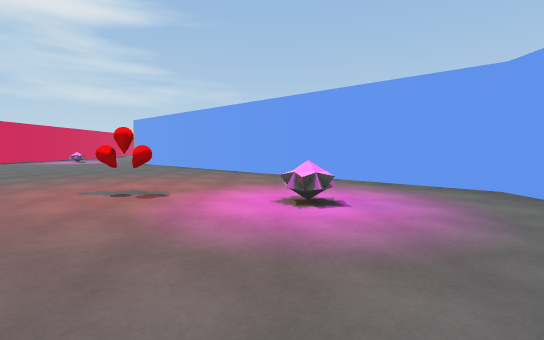
[1] (above)

17 first-person views from a walk through a scene from a Unity 3-D project. The camera is 1.3 m above the floor, tilts 4° down and sees 85° across. The floor is counted in squares, 2 m on a side. Each view is taken from the middle of a square. On the plan, view 1 faces up. The plan holds only what a view shows up to about 9 squares ahead; the rest is blank. The place goes on beyond the plan. The player character is not drawn. Some surface patterns are stand-ins.

[2]
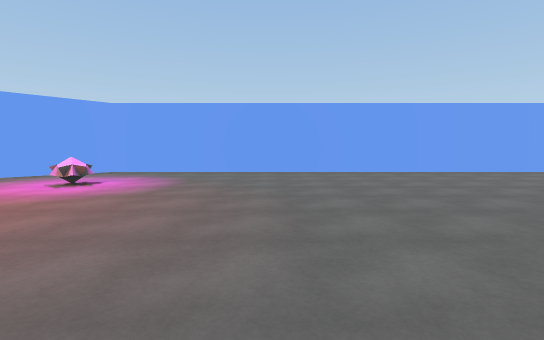

[3]
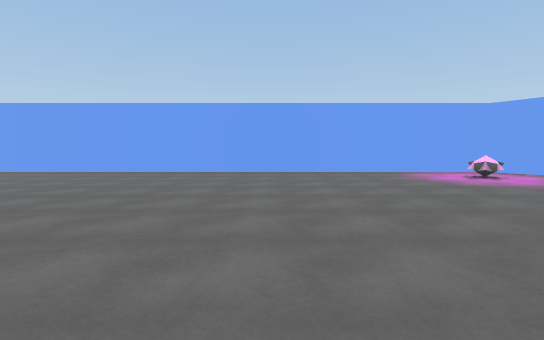

[4]
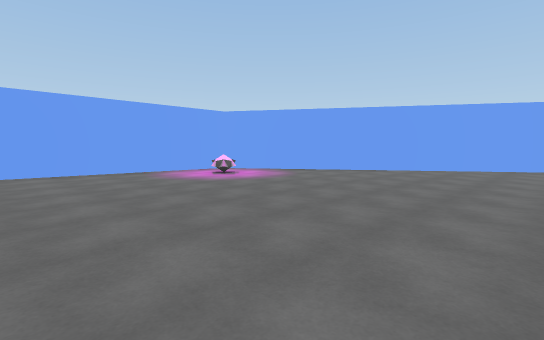

[5]
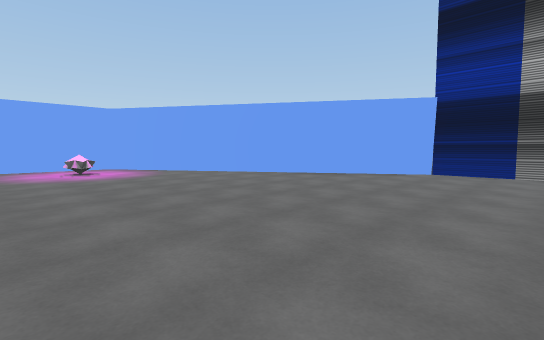

[6]
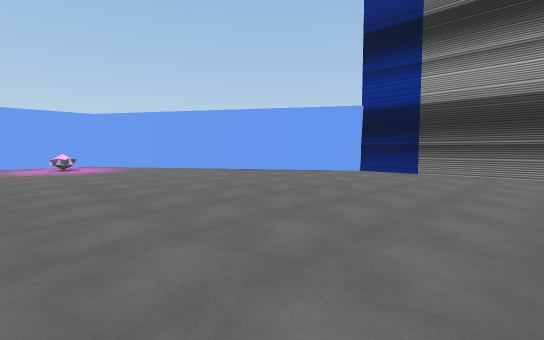

[7]
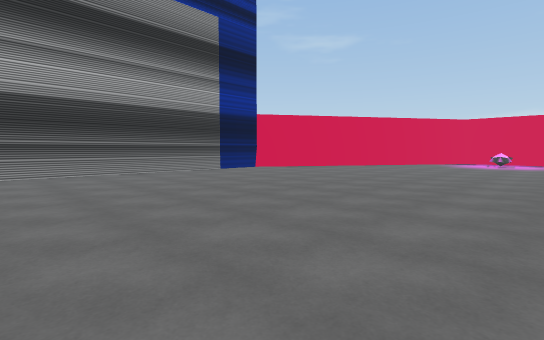

[8]
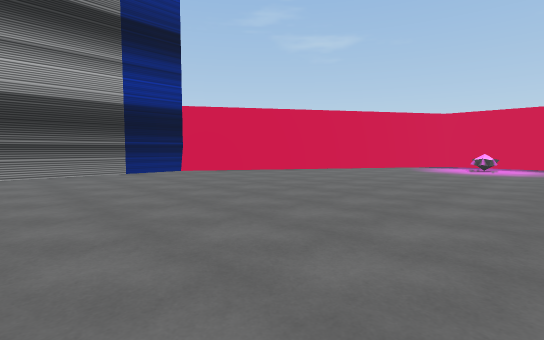

[9]
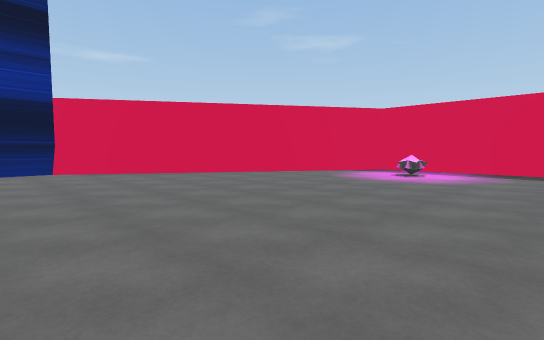

[10]
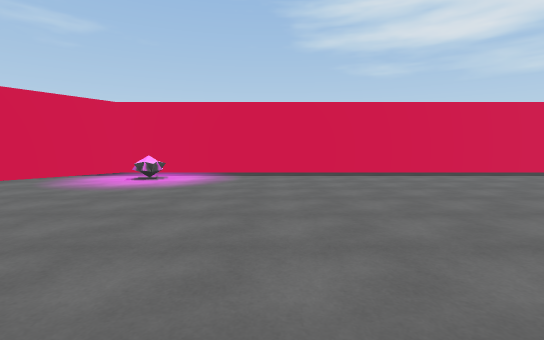

[11]
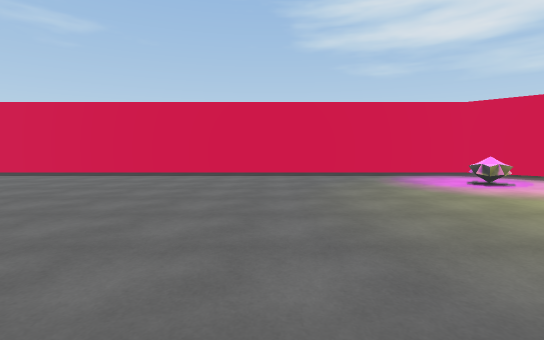

[12]
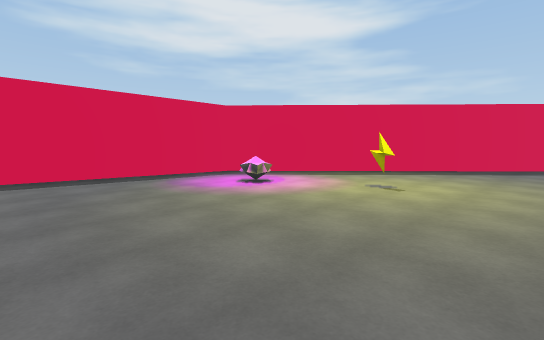

[13]
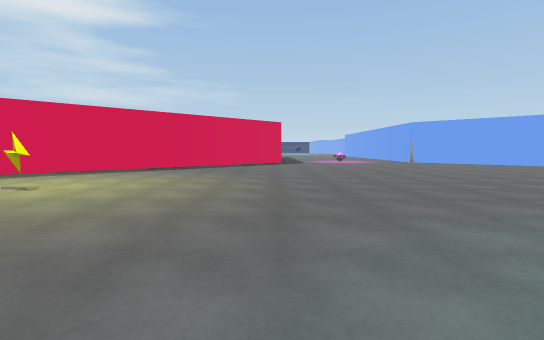

[14]
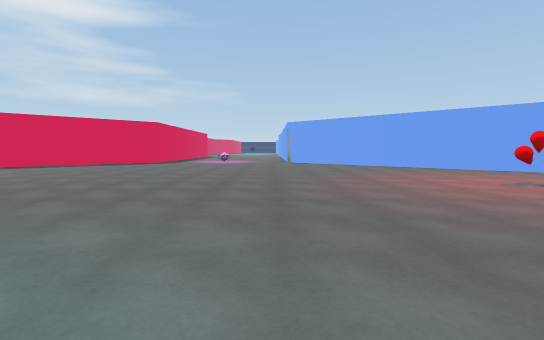

[15]
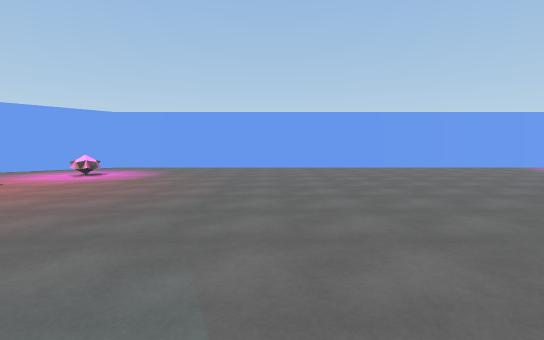

[16]
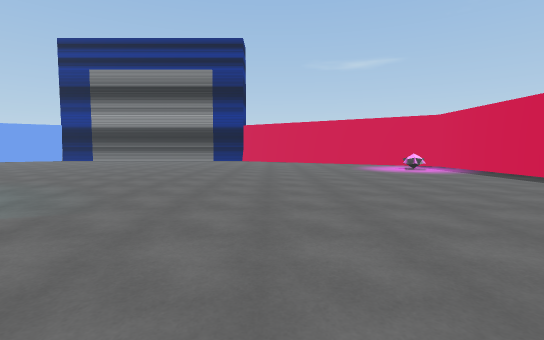

[17]
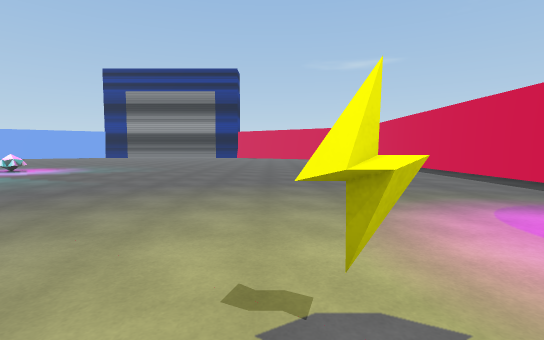

### Floor plan
Points are (right, up) in squares from view 1. A wall is a line through its corners. A room is listed if a view was taken in it or the views show most of it. See-through windows are left out.
Room 1 (views 1, 2, 3, 4, 5, 6, 7, 8, 9, 10, 11, 12, 13, 14, 15, 16, 17)
walls: (-16.9, 9.4) (-22.3, 4.4) (-22.3, -12.2) (-14.4, -17.2) (-4.6, -17.2) (3.5, -12.1) (3.5, 4.5) (-1.4, 9.1)
objects: other object (-21, -11); other object (-20, 3); other object (-17, 4); other object (-10, -4) to (-9, -3); other object (-2, 4); other object (0, 4); other object (2, -11)

Positions as (right, up) in squares from view 1, and headings:
1: (0, 0), facing up
2: (-5, 0), facing right
3: (-5, -6), facing right
4: (-5, -6), facing down-right
5: (-7, -9), facing down-right
6: (-9, -9), facing down-right
7: (-7, -9), facing down-left
8: (-10, -9), facing down-left
9: (-13, -8), facing down-left
10: (-14, -8), facing left
11: (-14, -1), facing left
12: (-15, -1), facing up-left
13: (-13, -1), facing up
14: (-7, -1), facing up
15: (-7, -1), facing right
16: (-16, -1), facing down
17: (-17, 5), facing down
